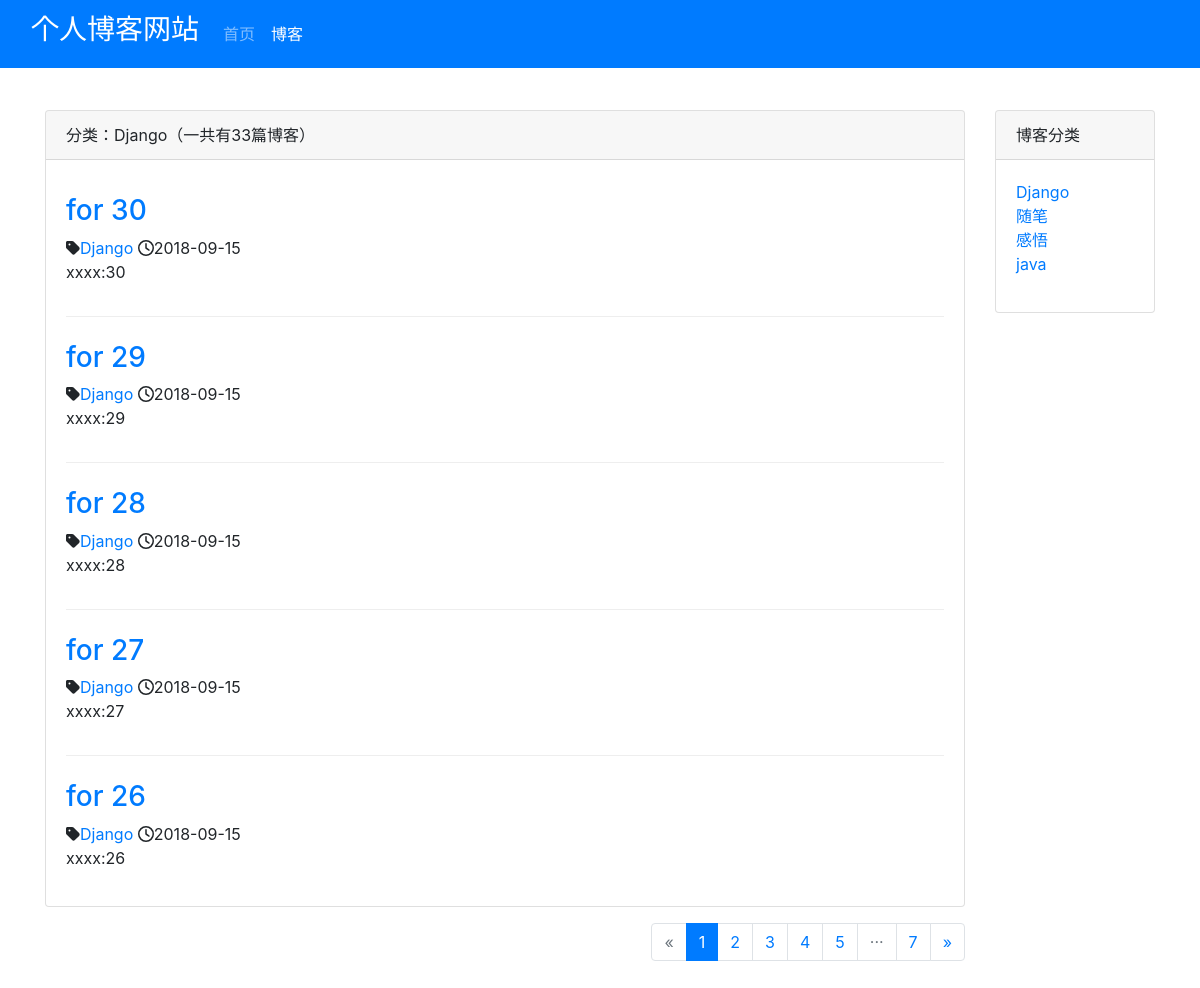
The page /blog/type/1 on the database its author committed.
### blog/models.py (models this page shows, shortened)
class BlogType(models.Model):
    type_name = models.CharField(max_length=15)
    def __str__(self):
        return self.type_name

class Blog(models.Model):
    title = models.CharField(max_length=50)
    blog_type = models.ForeignKey(BlogType, on_delete=models.DO_NOTHING)
    content = models.TextField()
    author = models.ForeignKey(User, on_delete=models.DO_NOTHING)
    created_time = models.DateTimeField(auto_now_add=True)
    last_updated_time = models.DateTimeField(auto_now=True)
    class Meta:
        ordering = ['-created_time']

### blog/views.py (the view)
# urls.py: path('type/<int:blog_type_pk>', views.blogs_with_type, name="blogs_with_type"),
def blogs_with_type(request, blog_type_pk):
    blog_type = get_object_or_404(BlogType, pk=blog_type_pk)
    page_num = request.GET.get('page', 1)
    blogs_all_list = Blog.objects.filter(blog_type=blog_type)
    paginator = Paginator(blogs_all_list, settings.PAGE_SIZE)
    page_of_blogs = paginator.get_page(page_num)
    current_page_num = page_of_blogs.number
    paginator_list = get_page_list(paginator, current_page_num)
    context = {}
    context['page_of_blogs'] = page_of_blogs
    context['blog_type'] = blog_type
    context['blog_types'] = BlogType.objects.all()
    context['paginator_list'] = paginator_list
    return render_to_response('blog/blogs_with_type.html', context)

### blog/views.py (called while the page is built)
def get_page_list(paginator, current_page_num):
    if current_page_num < 5:
        current_page_num = 3
    if current_page_num > paginator.num_pages - 4:
        current_page_num = paginator.num_pages - 2
    paginator_list = [x for x in range(current_page_num - 2,
                                       current_page_num + 3) if x > 0 and x <= paginator.num_pages]
    if paginator_list[0] != 1:
        paginator_list.insert(0, 1)
        if paginator_list[1] > 2:
            paginator_list.insert(1, '···')
    if paginator_list[-1] != paginator.num_pages:
        if current_page_num < paginator.num_pages - 3:
            paginator_list.append('···')
        paginator_list.append(paginator.num_pages)
    return paginator_list

### blog/templates/blog/blogs_with_type.html (shortened to what this page needs)
{% extends 'blog/blog_list.html' %}
{% block blog_list_title %}分类：{{ blog_type.type_name }}（一共有{{ page_of_blogs.paginator.count }}篇博客）{% endblock %}

### blog/templates/blog/blog_list.html (shortened to what this page needs)
{% extends 'base.html' %}
{% load staticfiles %}
{% block head_extends %}
    <link rel="stylesheet" href="{% static 'blog/css/blog.css' %}">
{% endblock %}
{% block blog_list_active %}active{% endblock %}
{% block content %}
    <div class="row">
        <div class="col-12 col-sm-8 col-md-9 col-lg-10">
            <div class="card">
                <div class="card-header">{% block blog_list_title %}博客列表（一共有{{ page_of_blogs.paginator.count }}篇博客）{% endblock %}</div>
                <div class="card-body">
                    {% for blog in page_of_blogs.object_list %}
                        <div class="blog">
                            <a href="{% url 'blog_detail' blog.pk %}">
                               <h3>{{ blog.title }}</h3>
                            </a>
                            <p class="blog-info">
                                <i class="fas fa-tag"></i><a href="{% url 'blogs_with_type' blog.blog_type.pk %}">{{ blog.blog_type }}</a>
                                <i class="far fa-clock"></i>{{ blog.created_time|date:"Y-m-d" }}
                            </p>
                            <p>{{ blog.content|truncatechars:200 }}</p>
                        </div>
                    {% empty %}
                        <div class="blog">
                           <p>暂无博客</p>
                        </div>
                    {% endfor %}
                </div>
            </div>
            <nav class="Page navigation example">
                <ul class="pagination justify-content-end">
                    {% if page_of_blogs.has_previous %}
                        <li class="page-item">
                            <a href="?page={{ page_of_blogs.previous_page_number }}" class="page-link" aria-label="Previous">
                                <span aria-hidden="true">&laquo;</span>
                                <span class="sr-only">Previous</span>
                            </a>
                        </li>
                    {% else %}
                        <li class="page-item disabled">
                            <span class="page-link" aria-label="Previous">
                                <span aria-hidden="true">&laquo;</span>
                            </span>
                        </li>
                    {% endif %}
                    {% for page_num in paginator_list %}
                        {% if page_of_blogs.number == page_num %}
                            <li class="page-item active">
                                <span class="page-link">
                                    {{ page_num }}
                                </span>
                            </li>
                        {% elif page_num == '···' %}
                            <li class="page-item disabled">
                                <span class="page-link">
                                    {{ page_num }}
                                </span>
                            </li>
                        {% else %}
                            <li class="page-item">
                                <a href="?page={{ page_num }}" class="page-link">{{ page_num }}</a>
                            </li>
                        {% endif %}
                    {% endfor %}
                    {% if page_of_blogs.has_next %}
                        <li class="page-item">
                            <a href="?page={{ page_of_blogs.next_page_number }}" class="page-link" aria-label="Next">
                                <span aria-hidden="true">&raquo;</span>
                            </a>
                        </li>
                    {% endif %}
                </ul>
            </nav>
        </div>
        <div class="d-none d-sm-block col-sm-4 col-md-3 col-lg-2">
            <div class="card">
                <div class="card-header">博客分类</div>
                <div class="card-body">
                    <ul class="blog-types">
                        {% for blog_type in blog_types %}
                            <li><a href="{% url 'blogs_with_type' blog_type.pk %}">{{ blog_type.type_name }}</a></li>
                        {% empty %}
                            <li>暂无分类</li>
                        {% endfor %}
                    </ul>
                </div>
            </div>
        </div>
    </div>
{% endblock %}

### static/css/base.css (style rules this page uses)
* { margin: 0; padding: 0; }
body { margin-top: 70px!important; }

### blog/static/blog/css/blog.css (style rules this page uses)
ul.blog-types { list-style-type: none; }
div.blog:not(:last-child) { margin-bottom: 1.5em; padding-bottom: 1em; border-bottom: 1px solid #eee; }
div.blog h3 { margin-top: 0.5em; }
p.blog-info { margin-bottom: 0; }
nav.Page.navigation.example { margin-top: 1em; }

### rows shown on the page
BlogType: type_name "Django"
Blog: title "for 30", blog_type "Django", created_time "2018-09-15", content "xxxx:30"
Blog: title "for 29", blog_type "Django", created_time "2018-09-15", content "xxxx:29"
Blog: title "for 28", blog_type "Django", created_time "2018-09-15", content "xxxx:28"
Blog: title "for 27", blog_type "Django", created_time "2018-09-15", content "xxxx:27"
Blog: title "for 26", blog_type "Django", created_time "2018-09-15", content "xxxx:26"
BlogType: type_name "随笔"
BlogType: type_name "感悟"
BlogType: type_name "java"

### other values the page prints
{{ page_of_blogs.paginator.count }} "33"
{{ page_num }} "1"
{{ page_num }} "2" "3" "4" "5" "7"
{{ page_num }} "···"
